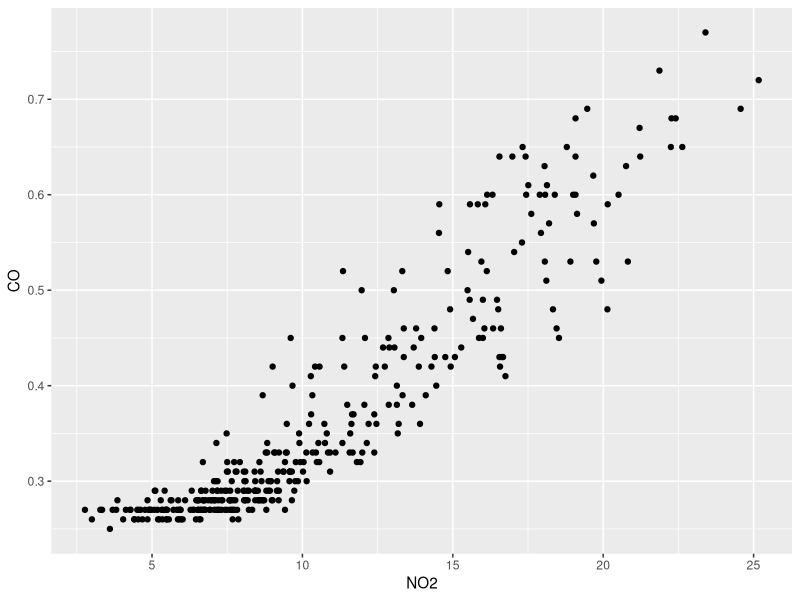
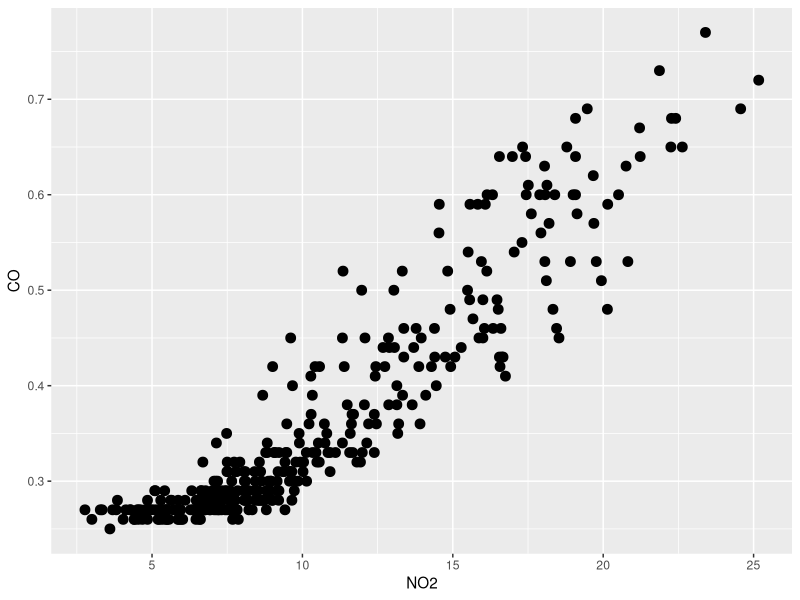
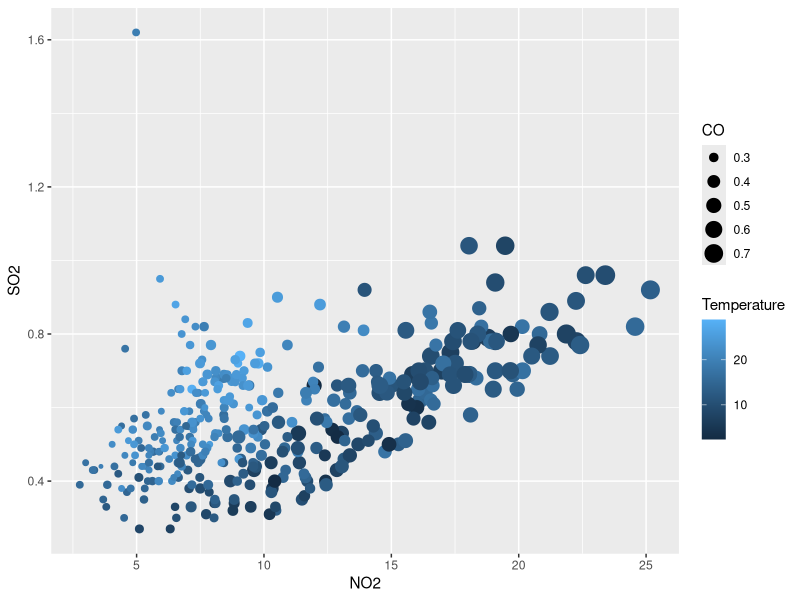
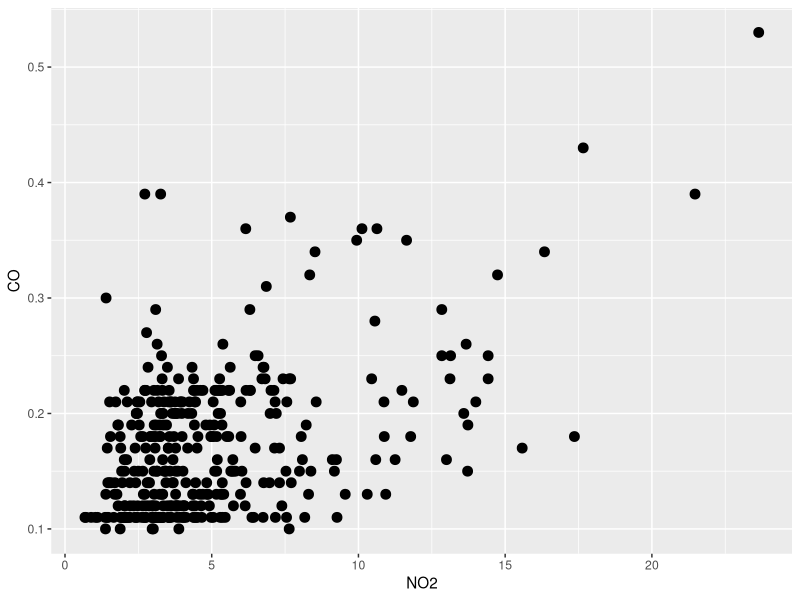
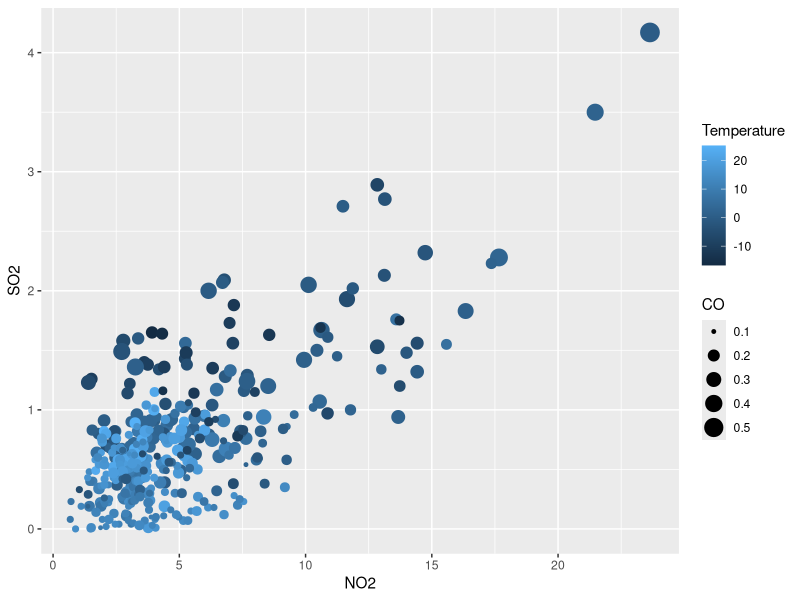

R code for these plots, in order:
#Import ggplot2
library(ggplot2)

#Set the working directory where the dataset is stored
setwd("D:/OneDrive/Data Science/R/R Data Visualization")

#Load the dataset in R
Data <- read.table(file="EPA_Data.csv", 
                   sep=",", 
                   header=TRUE, 
                   colClasses=c("Date","factor",rep("numeric",5)), 
                   na.string="NA")

#Extract only the measurements in California
California <- Data[Data$State=="California",]


#Create a simple scatterplot
ggplot(data=California, aes(x=NO2, y=CO)) +
  geom_point() 


#Increase the sizes of the dots
ggplot(data=California, aes(x=NO2, y=CO)) +
  geom_point(size=3) 


#Increase the sizes of the dots
ggplot(data=California, aes(x=NO2, y=SO2, color=Temperature, size=CO)) +
  geom_point()


#Extract the measurements in Maine
Maine <- Data[Data$State=="Maine",]
ggplot(data=Maine, aes(x=NO2, y=CO)) +
  geom_point(size=3)

ggplot(data=Maine, aes(x=NO2, y=SO2, color=Temperature, size=CO)) +
  geom_point()